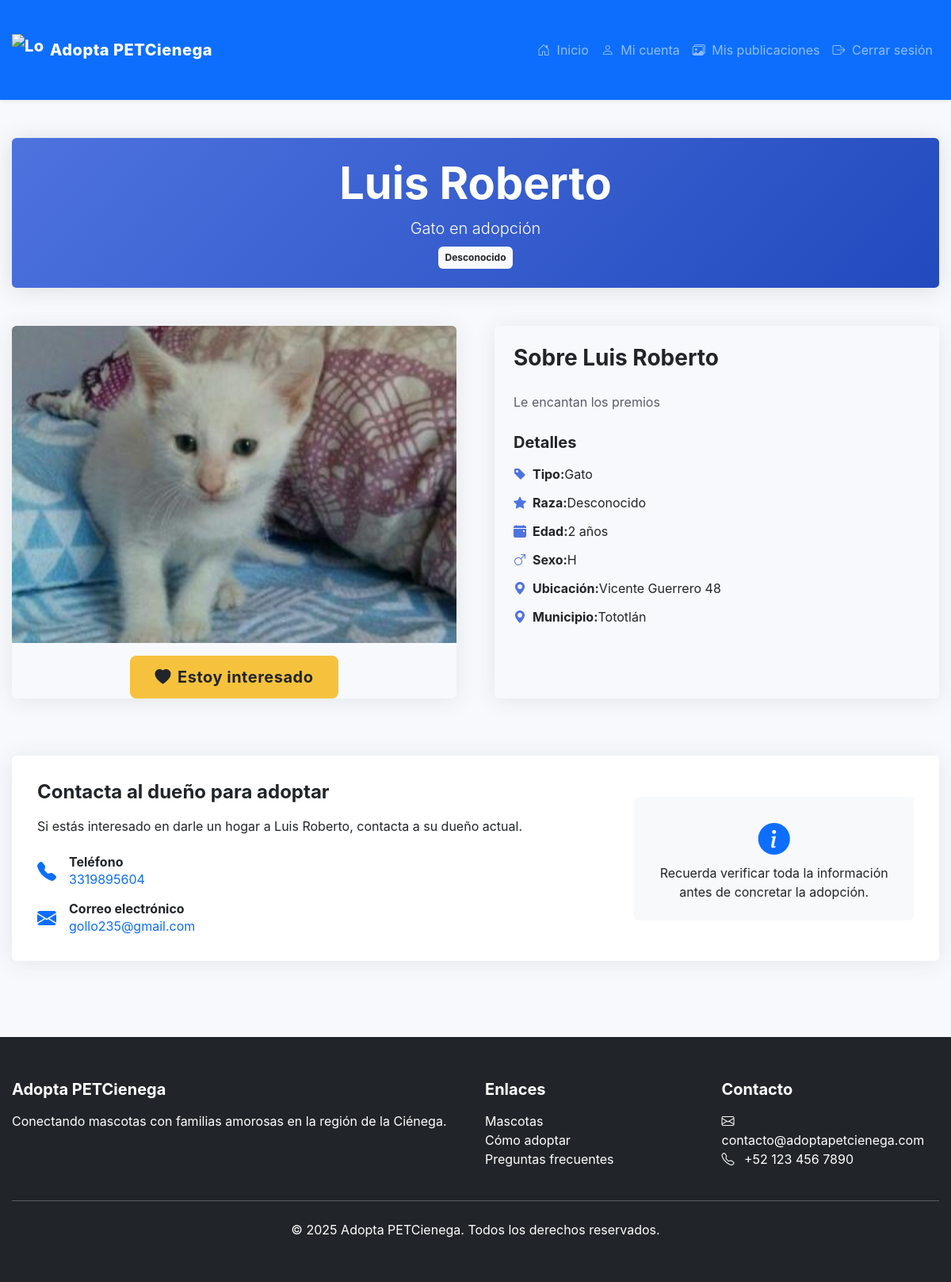
The page /adopta/Detalle.php?id=3 (signed in) on the database its author committed.
### tables this page shows
CREATE TABLE `mascotas` (
  `id_mascota` int(11) NOT NULL,
  `nombre_mascota` varchar(30) NOT NULL,
  `tipo_mascota` int(11) NOT NULL,
  `raza` varchar(30) NOT NULL,
  `edad` tinyint(4) NOT NULL,
  `sexo` char(1) NOT NULL,
  `descripcion` varchar(300) NOT NULL,
  `municipio` int(11) NOT NULL,
  `direccion` varchar(60) NOT NULL,
  `fecha_registro` timestamp NOT NULL DEFAULT current_timestamp(),
  `imagen` varchar(250) NOT NULL,
  `estatus_id` int(11) NOT NULL,
  `usuario_id` int(11) NOT NULL
);

CREATE TABLE `tipos_mascotas` (
  `id_tipo` int(11) NOT NULL,
  `descripcion` varchar(20) NOT NULL
);

CREATE TABLE `municipios` (
  `id_municipio` int(11) NOT NULL,
  `nombre_municipio` varchar(30) NOT NULL
);

CREATE TABLE `usuarios` (
  `id_usuario` int(11) NOT NULL,
  `username` varchar(30) NOT NULL,
  `nombre_completo` varchar(65) NOT NULL,
  `contraseña` varchar(32) NOT NULL,
  `correo` varchar(50) NOT NULL,
  `telefono` bigint(20) NOT NULL,
  `municipio` int(11) NOT NULL,
  `direccion` varchar(150) NOT NULL,
  `img_perfil` varchar(250) NOT NULL,
  `fec_registro` timestamp NOT NULL DEFAULT current_timestamp(),
  `tipo_usuario` int(11) NOT NULL
);

### adopta/Detalle.php (the view, shortened to what this page needs)
<?php
$conexion = obtenerConexion();
$id_mascota = isset($_GET['id']) ? $_GET['id'] : '';
$sql = "SELECT count(id_mascota) from mascotas where id_mascota=$id_mascota";
$result = $conexion->query($sql);
if ($result->fetch_column() > 0) {
    $sql = "SELECT nombre_mascota,tm.descripcion as tipo_mascota,raza,edad,sexo,m.descripcion,mu.nombre_municipio, m.direccion,imagen,u.correo,u.telefono
    from mascotas as m inner join tipos_mascotas as tm on tm.id_tipo=m.tipo_mascota
    inner join usuarios as u on m.usuario_id=u.id_usuario
    inner join municipios as mu on m.municipio=mu.id_municipio
    where id_mascota=$id_mascota";
    $resultado = $conexion->query($sql);
    $fila = $resultado->fetch_assoc();
    $nombre_mascota = $fila['nombre_mascota'];
    $tipo_mascota = $fila['tipo_mascota'];
    $raza = $fila['raza'];
    $edad = $fila['edad'];
    $sexo = $fila['sexo'];
    $descripcion = $fila['descripcion'];
    $ubicacion = $fila['direccion'];
    $municipio = $fila['nombre_municipio'];
    $ruta_foto = $fila['imagen'];
    $correo_contacto = $fila['correo'];
    $telefono_contacto = $fila['telefono'];
}
?>
<!DOCTYPE html>
<html lang="es">
<head>
    <link href="https://cdn.jsdelivr.net/npm/bootstrap@5.3.0/dist/css/bootstrap.min.css" rel="stylesheet">
    <link rel="stylesheet" href="https://cdn.jsdelivr.net/npm/bootstrap-icons@1.10.0/font/bootstrap-icons.css">
    <link href="../css/adoptaindex.css" rel="stylesheet" />
</head>
<body>
    <nav class="navbar navbar-expand-lg navbar-dark bg-primary shadow-sm sticky-top">
        <div class="container">
            <a class="navbar-brand d-flex align-items-center" href="#">
                <img src="../assets/adoptapetcienega.png" alt="Logo Adopta PETCienega" width="40" height="40" class="me-2">
                <span>Adopta PETCienega</span>
            </a>
            <div class="collapse navbar-collapse" id="navbarHeader">
                <ul class="navbar-nav ms-auto mb-2 mb-lg-0">
                    <li class="nav-item">
                        <a href="../adopta/" class="nav-link"><i class="bi bi-house-door me-1"></i> Inicio</a>
                    </li>
                    <li class="nav-item">
                        <a href="MiCuenta.php" class="nav-link"><i class="bi bi-person me-1"></i> Mi cuenta</a>
                    </li>
                    <li class="nav-item">
                        <a href="MisPublicaciones.php" class="nav-link"><i class="bi bi-images me-1"></i> Mis publicaciones</a>
                    </li>
                    <li class="nav-item">
                        <a href="../cerrar_sesion.php" class="nav-link"><i class="bi bi-box-arrow-right me-1"></i> Cerrar sesión</a>
                    </li>
                </ul>
            </div>
        </div>
    </nav>
    <main class="container py-5">
        <div class="pet-header text-center mb-5">
            <h1 class="display-4 fw-bold"><?php echo $nombre_mascota; ?></h1>
            <p class="lead mb-0"><?php echo $tipo_mascota; ?> en adopción</p>
            <span class="badge bg-light text-dark mt-2 p-2"><?php echo $raza; ?></span>
        </div>
        <div class="row g-5">
            <div class="col-lg-6">
                <div class="pet-card h-100">
                    <div class="pet-img-container">
                        <img src="<?php echo $ruta_foto; ?>" class="pet-img" alt="<?php echo $nombre_mascota; ?>, <?php echo $raza; ?>">
                    </div>
                    <div class="card-body text-center">
                        <form action="interesado.php" method="POST">
                            <button type="submit" class="btn btn-adopt btn-lg fw-bold mt-3">
                                <i class="bi bi-heart-fill me-2"></i>Estoy interesado
                            </button>
                        </form>
                    </div>
                </div>
            </div>
            <div class="col-lg-6">
                <div class="pet-card h-100 p-4">
                    <h2 class="h3 fw-bold mb-4">Sobre <?php echo $nombre_mascota; ?></h2>
                    <p class="description-text mb-4"><?php echo $descripcion; ?></p>
                    <h3 class="h5 fw-bold mb-3">Detalles</h3>
                    <ul class="feature-list">
                        <li>
                            <i class="bi bi-tag-fill detail-icon"></i>
                            <strong>Tipo:</strong> <?php echo $tipo_mascota; ?>
                        </li>
                        <li>
                            <i class="bi bi-star-fill detail-icon"></i>
                            <strong>Raza:</strong> <?php echo $raza; ?>
                        </li>
                        <li>
                            <i class="bi bi-calendar-event-fill detail-icon"></i>
                            <strong>Edad:</strong> <?php echo $edad; ?> años
                        </li>
                        <li>
                            <i class="bi bi-gender-<?php echo strtolower($sexo[0]) == 'h' ? 'male' : 'female'; ?> detail-icon"></i>
                            <strong>Sexo:</strong> <?php echo $sexo; ?>
                        </li>
                        <li>
                            <i class="bi bi-geo-alt-fill detail-icon"></i>
                            <strong>Ubicación:</strong> <?php echo $ubicacion; ?>
                        </li>
                        <li>
                            <i class="bi bi-geo-alt-fill detail-icon"></i>
                            <strong>Municipio:</strong> <?php echo $municipio; ?>
                        </li>
                    </ul>
                </div>
            </div>
        </div>
        <div class="row mt-5">
            <div class="col-12">
                <div class="contact-card mt-4">
                    <div class="row align-items-center">
                        <div class="col-md-8">
                            <h3 class="h4 fw-bold mb-3">Contacta al dueño para adoptar</h3>
                            <p class="mb-4">Si estás interesado en darle un hogar a <?php echo $nombre_mascota; ?>, contacta a su dueño actual.</p>
                            <div class="d-flex align-items-center mb-3">
                                <i class="bi bi-telephone-fill fs-4 me-3 text-primary"></i>
                                <div>
                                    <h4 class="h6 fw-bold mb-0">Teléfono</h4>
                                    <a href="tel:<?php echo $telefono_contacto; ?>" class="text-decoration-none"><?php echo $telefono_contacto; ?></a>
                                </div>
                            </div>
                            <div class="d-flex align-items-center">
                                <i class="bi bi-envelope-fill fs-4 me-3 text-primary"></i>
                                <div>
                                    <h4 class="h6 fw-bold mb-0">Correo electrónico</h4>
                                    <a href="mailto:<?php echo $correo_contacto; ?>" class="text-decoration-none"><?php echo $correo_contacto; ?></a>
                                </div>
                            </div>
                        </div>
                        <div class="col-md-4 text-center mt-4 mt-md-0">
                            <div class="bg-light p-4 rounded">
                                <i class="bi bi-info-circle-fill fs-1 text-primary mb-3"></i>
                                <p class="mb-0">Recuerda verificar toda la información antes de concretar la adopción.</p>
                            </div>
                        </div>
                    </div>
                </div>
            </div>
        </div>
    </main>
    <footer class="bg-dark text-white py-4 mt-5">
        <div class="container">
            <div class="row">
                <div class="col-md-6">
                    <h5 class="fw-bold mb-3">Adopta PETCienega</h5>
                    <p>Conectando mascotas con familias amorosas en la región de la Ciénega.</p>
                </div>
                <div class="col-md-3">
                    <h5 class="fw-bold mb-3">Enlaces</h5>
                    <ul class="list-unstyled">
                        <li><a href="../adopta/" class="text-white text-decoration-none">Mascotas</a></li>
                        <li><a href="#" class="text-white text-decoration-none">Cómo adoptar</a></li>
                        <li><a href="#" class="text-white text-decoration-none">Preguntas frecuentes</a></li>
                    </ul>
                </div>
                <div class="col-md-3">
                    <h5 class="fw-bold mb-3">Contacto</h5>
                    <ul class="list-unstyled">
                        <li><i class="bi bi-envelope me-2"></i> contacto@adoptapetcienega.com</li>
                        <li><i class="bi bi-telephone me-2"></i> +52 123 456 7890</li>
                    </ul>
                </div>
            </div>
            <hr class="my-4">
            <div class="text-center">
                <p class="mb-0">&copy; <?php echo date('Y'); ?> Adopta PETCienega. Todos los derechos reservados.</p>
            </div>
        </div>
    </footer>
</body>
</html>

### css/adoptaindex.css (style rules this page uses)
.container { padding: 20px; }
.container { padding: 30px 15px; max-width: 1200px; }

### adopta/Detalle.php (style rules this page uses)
:root { --primary-color: #4e73df; --secondary-color: #f8f9fc; --accent-color: #f6c23e; --dark-color: #5a5c69; }
body { font-family: 'Nunito', -apple-system, BlinkMacSystemFont, 'Segoe UI', Roboto, sans-serif; background-color: #f8f9fc; }
.navbar-brand { font-weight: 800; letter-spacing: 0.5px; }
.pet-header { background: linear-gradient(135deg, var(--primary-color) 0%, #224abe 100%); color: white; border-radius: 0.35rem; padding: 1.5rem; margin-bottom: 2rem; box-shadow: 0 0.15rem 1.75rem 0 rgba(58, 59, 69, 0.15); }
.pet-card { border: none; border-radius: 0.35rem; box-shadow: 0 0.15rem 1.75rem 0 rgba(58, 59, 69, 0.1); transition: transform 0.3s ease, box-shadow 0.3s ease; }
.pet-img-container { height: 400px; overflow: hidden; border-radius: 0.35rem 0.35rem 0 0; }
.pet-img { width: 100%; height: 100%; object-fit: cover; transition: transform 0.5s ease; }
.contact-card { background-color: white; border-radius: 0.35rem; box-shadow: 0 0.15rem 1.75rem 0 rgba(58, 59, 69, 0.1); padding: 2rem; }
.detail-icon { color: var(--primary-color); margin-right: 0.5rem; }
.btn-adopt { background-color: var(--accent-color); border: none; padding: 0.75rem 2rem; font-weight: 600; letter-spacing: 0.5px; transition: all 0.3s ease; }
.feature-list { list-style: none; padding: 0; }
.feature-list li { margin-bottom: 0.75rem; display: flex; align-items: center; }
.description-text { line-height: 1.8; color: var(--dark-color); }

### rows shown on the page
mascotas: nombre_mascota "Luis Roberto", tipo_mascota.descripcion "Gato", raza "Desconocido", imagen (picture), descripcion "Le encantan los premios", edad "2", sexo "H", direccion "Vicente Guerrero 48", municipio.nombre_municipio "Tototlán", usuario.telefono "3319895604", usuario.correo "gollo235@gmail.com"
